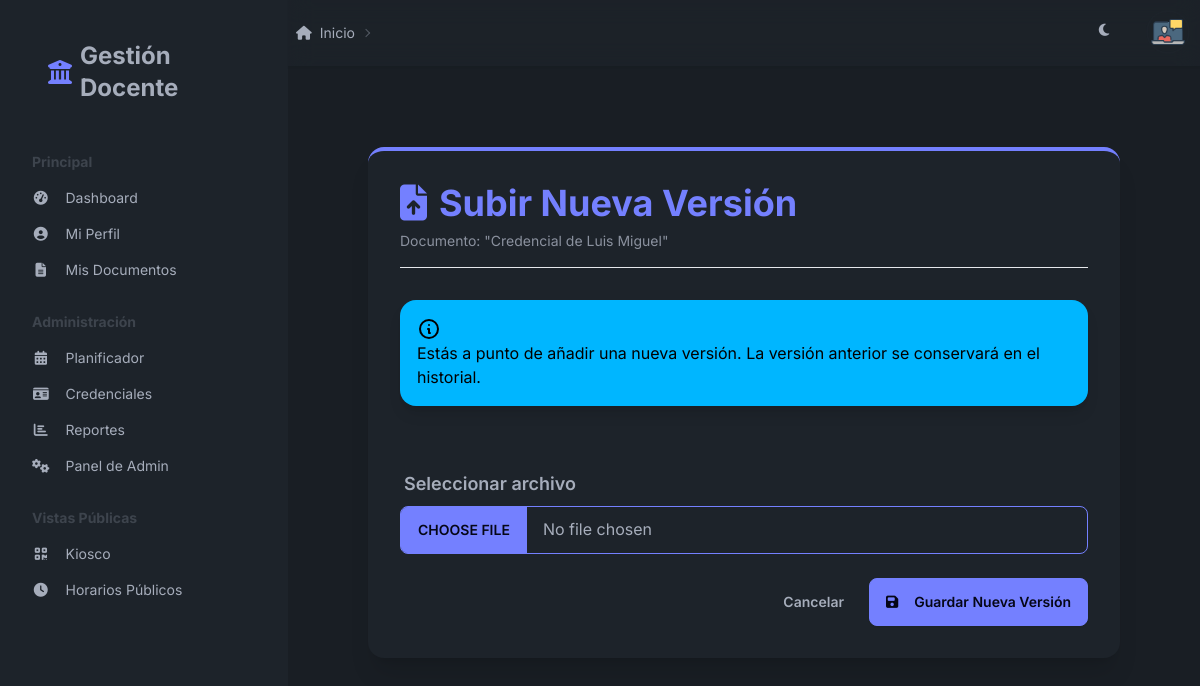
Screenshot of /documentos/2/subir_version/ (signed in) with the database file from the repository.
### core/models.py (models this page shows, shortened)
class Docente(AbstractUser):
    DISPONIBILIDAD_CHOICES = [('COMPLETO', 'Tiempo Completo (Mañana y Tarde)'), ('MANANA', 'Solo Mañana'), ('TARDE', 'Solo Tarde')]
    dni = models.CharField(max_length=8, unique=True, db_index=True)
    especialidades = models.ManyToManyField(Especialidad, related_name="docentes")
    disponibilidad = models.CharField(max_length=20, choices=DISPONIBILIDAD_CHOICES, default='COMPLETO')
    id_qr = models.UUIDField(default=uuid.uuid4, editable=False, unique=True)
    foto = models.ImageField(upload_to='fotos_docentes/', null=True, blank=True, default='fotos_docentes/placeholder.png')

class Documento(models.Model):
    ESTADOS_DOCUMENTO = [
        ('RECIBIDO', 'Recibido'),
        ('EN_REVISION', 'En Revisión'),
        ('APROBADO', 'Aprobado'),
        ('OBSERVADO', 'Observado'),
        ('VENCIDO', 'Vencido'),
    ]
    titulo = models.CharField(max_length=200)
    tipo_documento = models.ForeignKey(TipoDocumento, on_delete=models.CASCADE)
    docente = models.ForeignKey(Docente, on_delete=models.CASCADE, related_name='documentos')
    fecha_subida = models.DateTimeField(auto_now_add=True)
    fecha_vencimiento = models.DateField(null=True, blank=True, help_text="Opcional: Dejar en blanco si el documento no vence.")
    estado = models.CharField(max_length=20, choices=ESTADOS_DOCUMENTO, default='RECIBIDO')
    observaciones = models.TextField(blank=True, help_text="Notas internas para la administración.")

### core/views.py (the view)
# urls.py: path('documentos/<int:documento_id>/subir_version/', views.subir_nueva_version, name='subir_nueva_version'),
@login_required
def subir_nueva_version(request, documento_id):
    documento = get_object_or_404(Documento, id=documento_id, docente=request.user)
    if request.method == 'POST':
        form = VersionDocumentoForm(request.POST, request.FILES)
        if form.is_valid():
            nueva_version = form.save(commit=False)
            nueva_version.documento = documento
            nueva_version.save()
            documento.estado = 'EN_REVISION'
            documento.save()
            messages.success(request, f'Se ha subido una nueva versión para "{documento.titulo}".')
            return redirect('lista_documentos')
    else:
        form = VersionDocumentoForm()
    context = {
        'form': form,
        'documento': documento
    }
    return render(request, 'subir_version.html', context)

### core/forms.py (shortened to what this page needs)
class VersionDocumentoForm(forms.ModelForm):
    class Meta:
        model = VersionDocumento
        fields = ['archivo']
        labels = {
            'archivo': 'Seleccionar nueva versión del archivo (PDF o DOCX)'
        }

### templates/subir_version.html (shortened to what this page needs)
{% extends 'base.html' %}
{% block content %}
<div class="container mx-auto p-4 md:p-8 lg:p-12">
    <div class="card bg-base-100 shadow-xl border-t-4 border-primary">
        <div class="card-body p-6 md:p-8">
            <div class="mb-6 border-b pb-4">
                <h1 class="text-3xl md:text-4xl font-bold text-primary flex items-center">
                    <i class="fas fa-file-upload mr-3"></i>
                    Subir Nueva Versión
                </h1>
                <p class="text-sm md:text-md mt-2 text-base-content/80">
                    Documento: "{{ documento.titulo }}"
                </p>
            </div>
            <div class="alert alert-info shadow-lg mb-6">
                <div>
                    <svg xmlns="http://www.w3.org/2000/svg" fill="none" viewBox="0 0 24 24" class="stroke-current shrink-0 w-6 h-6"><path stroke-linecap="round" stroke-linejoin="round" stroke-width="2" d="M13 16h-1v-4h-1m1-4h.01M21 12a9 9 0 11-18 0 9 9 0 0118 0z"></path></svg>
                    <span>Estás a punto de añadir una nueva versión. La versión anterior se conservará en el historial.</span>
                </div>
            </div>
            <form method="post" enctype="multipart/form-data" class="space-y-6">
                <div class="form-control w-full">
                    <label class="label" for="{{ form.archivo.id_for_label }}">
                        <span class="label-text text-lg font-semibold">Seleccionar archivo</span>
                    </label>
                    <input type="file" name="{{ form.archivo.name }}" id="{{ form.archivo.id_for_label }}" class="file-input file-input-bordered file-input-primary w-full" />
                </div>
                <div class="card-actions justify-end mt-8">
                    <a href="{% url 'lista_documentos' %}" class="btn btn-ghost">Cancelar</a>
                    <button type="submit" class="btn btn-primary">
                        <i class="fas fa-save mr-2"></i>
                        Guardar Nueva Versión
                    </button>
                </div>
            </form>
        </div>
    </div>
</div>
{% endblock %}

### templates/base.html (shortened to what this page needs)
{% load static %} <!DOCTYPE html>
<html lang="es" data-theme="dark"> <head>
    <link href="https://cdn.jsdelivr.net/npm/daisyui@4.7.2/dist/full.min.css" rel="stylesheet" type="text/css" />
    <script src="https://cdn.tailwindcss.com"></script>
    <link rel="stylesheet" href="https://cdnjs.cloudflare.com/ajax/libs/font-awesome/6.5.1/css/all.min.css">
</head>
<body class="bg-base-200">
    <div class="drawer lg:drawer-open">
        <div class="drawer-content flex flex-col bg-base-200">
            <div class="navbar bg-base-100/80 backdrop-blur-md sticky top-0 z-30 shadow-sm hidden lg:flex border-b border-base-300/50">
                <div class="flex-1">
                    <div class="text-sm breadcrumbs">
                        <ul>
                          <li><a><i class="fas fa-home mr-2"></i> Inicio</a></li>
                          <li><a>{% block breadcrumb %}{% endblock %}</a></li>
                        </ul>
                    </div>
                </div>
                <div class="flex-none gap-4">
                    <label class="swap swap-rotate btn btn-ghost btn-circle">
                        <i class="fas fa-moon swap-off fill-current w-5 h-5 transition-transform duration-300 ease-in-out"></i>
                    </label>
                    <div class="dropdown dropdown-end">
                        <label tabindex="0" class="btn btn-ghost btn-circle avatar">
                            <div class="w-10 rounded-full ring-2 ring-offset-2 ring-offset-base-100 ring-transparent hover:ring-primary transition-shadow duration-300">
                                <img src="{% if user.foto %}{{ user.foto.url }}{% else %}{% static 'placeholder.png' %}{% endif %}" />
                            </div>
                        </label>
                    </div>
                </div>
            </div>
            <main class="flex-1 p-6 lg:p-8 animate-fade-in">
                {% block content %}
                {% endblock %}
            </main>
        </div>
        <div class="drawer-side">
            <ul class="menu p-4 w-72 min-h-full bg-base-100 text-base-content">
                <li class="text-2xl font-bold p-4 mb-4">
                    <a href="{% url 'dashboard' %}" class="hover:text-primary transition-colors duration-300">
                        <i class="fas fa-university text-primary"></i>
                        Gestión Docente
                    </a>
                </li>
                <li class="menu-title"><span class="opacity-60">Principal</span></li>
                <li><a href="{% url 'dashboard' %}" class="group transition-all duration-300"><i class="fas fa-tachometer-alt fa-fw mr-2 group-hover:text-primary transition-colors duration-300"></i> Dashboard</a></li>
                <li><a href="{% url 'perfil' %}" class="group transition-all duration-300"><i class="fas fa-user-circle fa-fw mr-2 group-hover:text-primary transition-colors duration-300"></i> Mi Perfil</a></li>
                <li><a href="{% url 'lista_documentos' %}" class="group transition-all duration-300"><i class="fas fa-file-alt fa-fw mr-2 group-hover:text-primary transition-colors duration-300"></i> Mis Documentos</a></li>
                {% if user.is_staff %}
                <li class="menu-title"><span class="opacity-60 pt-4">Administración</span></li>
                <li><a href="{% url 'planificador_horarios' %}" class="group transition-all duration-300"><i class="fas fa-calendar-alt fa-fw mr-2 group-hover:text-primary transition-colors duration-300"></i> Planificador</a></li>
                <li><a href="{% url 'lista_credenciales' %}" class="group transition-all duration-300"><i class="fas fa-id-card fa-fw mr-2 group-hover:text-primary transition-colors duration-300"></i> Credenciales</a></li>
                <li><a href="{% url 'reporte_asistencia' %}" class="group transition-all duration-300"><i class="fas fa-chart-bar fa-fw mr-2 group-hover:text-primary transition-colors duration-300"></i> Reportes</a></li>
                <li><a href="/admin" target="_blank" class="group transition-all duration-300"><i class="fas fa-cogs fa-fw mr-2 group-hover:text-primary transition-colors duration-300"></i> Panel de Admin</a></li>
                {% endif %}
                <li class="menu-title"><span class="opacity-60 pt-4">Vistas Públicas</span></li>
                <li><a href="{% url 'kiosco_page' %}" target="_blank" class="group transition-all duration-300"><i class="fas fa-qrcode fa-fw mr-2 group-hover:text-primary transition-colors duration-300"></i> Kiosco</a></li>
                <li><a href="{% url 'vista_publica_horarios' %}" class="group transition-all duration-300"><i class="fas fa-clock fa-fw mr-2 group-hover:text-primary transition-colors duration-300"></i> Horarios Públicos</a></li>
            </ul>
        </div>
    </div>
</body>
</html>

### templates/base.html (style rules this page uses)
body { font-family: 'Inter', sans-serif; }
.animate-fade-in { animation: fadeIn 0.5s ease-out forwards; }

### rows the page displays
Docente: foto (placeholder picture)
Documento: titulo "Credencial de Luis Miguel"
